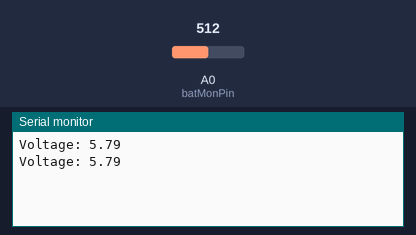
This sketch was run on a simulated Arduino Uno, built with avr-gcc and run on an emulated ATmega328P. On the bench: the last lines printed to the serial monitor. The inputs (shaded band) are chosen by the test bench; at power-on: A0 (batMonPin) = 512.

Above: at 1.8 s.
1.9 s: A0 (batMonPin) set to 716
At 2.3 s:
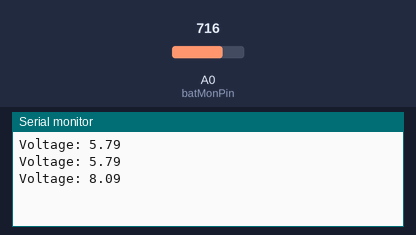
3.4 s: A0 (batMonPin) set to 900
At 4.8 s:
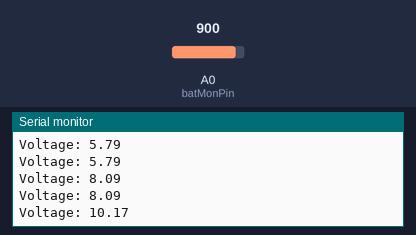
Timing chart, 0 to 6.4 s (numbered marks = the images above; inputs shaded):
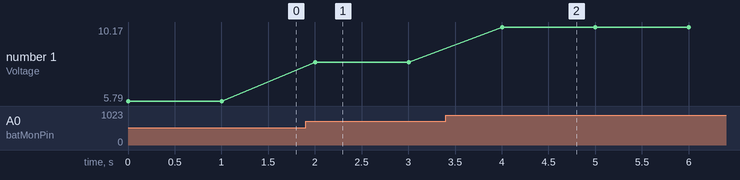

The sketch:

voltmeter2.ino
```cpp
//const int batLedPin = 12;
//
////Battery usage
////Source: https://autonomoushobbyist.wordpress.com/2011/02/24/arduino-battery-meter/
//// Establish Resitance
//#define Z1 220.0
//#define Z2 220.0
//
////battery status
//
//
//void setup()
//{
//  pinMode(batLedPin, OUTPUT);
//  digitalWrite(batLedPin, LOW);
//  Serial.begin(9600);
//}
//
//
//void batteryUsage()
//{
//  float batteryReading = analogRead(A0);
//  float vout = batteryReading * (5.0 / 1023.0);
//  //Now that we have our Vout, Z1, and Z2 we are ready to use that to get the input voltage. Using the voltage divider formula we get:
//  float vin = (Z1 + Z2) / (Z2) * vout;
//
//  Serial.print("batteryReading:");
//  Serial.print(batteryReading);
//  Serial.print(", vin:");
//  Serial.print(vin);
//  Serial.print(", vout:");
//  Serial.println(vout);
//
//  if(vin < 5.0)
//  {
//    digitalWrite(batLedPin, HIGH);
//  }
//  else
//  {
//    digitalWrite(batLedPin, LOW);
//  }
//}
//
//
//void loop()
//{
//  batteryUsage();
//  delay(1000);
//}


/* Read voltage divider
 * Reads the voltage divider to calculate a battery voltage
 * This software has no warranty, real or implied and is free to distribute and modify
 */

int batMonPin = A0;    // input pin for the divider
int val = 0;       // variable for the A/D value
float pinVoltage = 0; // variable to hold the calculated voltage
float batteryVoltage = 0;
float ratio = 2.316;  // Change this to match the MEASURED ration of the circuit

void setup() {

  Serial.begin(9600);      // open the serial port at 9600 baud
}

void loop() {
  val = analogRead(batMonPin);    // read the voltage on the divider

  pinVoltage = val * 0.00488;       //  Calculate the voltage on the A/D pin
                                    //  A reading of 1 for the A/D = 0.0048mV
                                    //  if we multiply the A/D reading by 0.00488 then
                                    //  we get the voltage on the pin

  batteryVoltage = pinVoltage * ratio;    //  Use the ratio calculated for the voltage divider
                                          //  to calculate the battery voltage
  Serial.print("Voltage: ");
  Serial.println(batteryVoltage);


  delay(1000);                  //  Slow it down
}
```

Measured:
- after the input at 1.9 s, the serial monitor: prints a new line after 0.10 s (image 1)
- after the input at 3.4 s, the serial monitor: prints a new line after 0.60 s (image 2)
- plotted number 1: 5.79 → 8.09 after the input at 1.9 s, 8.09 → 10.17 after the input at 3.4 s
